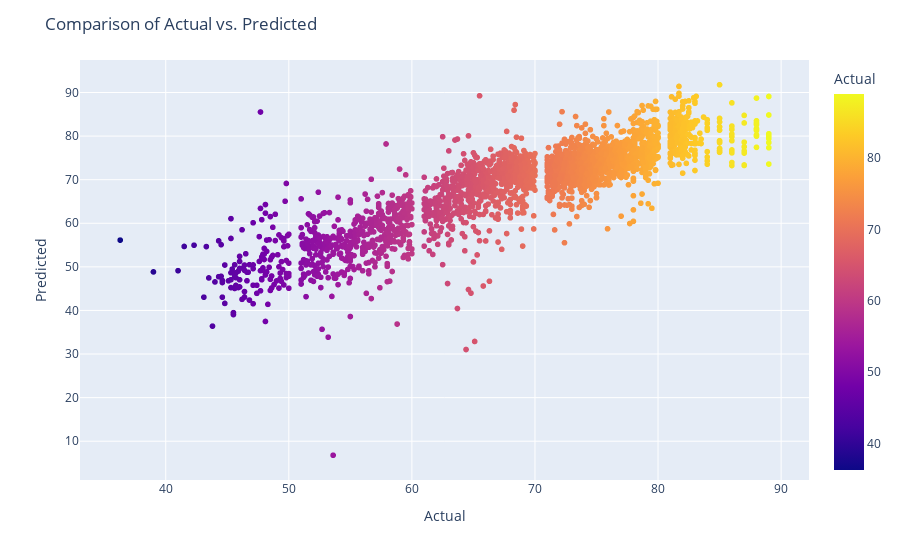

Source (notebook cell):
### Code cell
comparison_df = pd.DataFrame({'Actual': y, 'Predicted': y_pred})

fig = px.scatter(comparison_df, x='Actual', y='Predicted', color='Actual')
fig.update_layout(
    title='Comparison of Actual vs. Predicted',
    xaxis_title='Actual',
    yaxis_title='Predicted'
)
fig.show()

### Figure 1 — Plotly figure (JSON) as saved in the notebook; plotly's stock layout.template omitted (floating-point values rounded to 4 significant figures; data arrays with more than 128 entries replaced by an {"elided": "..."} marker saying what was removed)
{"data": [{"hovertemplate": "Actual=%{marker.color}<br>Predicted=%{y}<extra></extra>", "legendgroup": "", "marker": {"color": {"elided": "2848 float values"}, "coloraxis": "coloraxis", "symbol": "circle"}, "mode": "markers", "name": "", "showlegend": false, "x": {"elided": "2848 float values"}, "xaxis": "x", "y": {"elided": "2848 float values"}, "yaxis": "y", "type": "scattergl"}], "layout": {"xaxis": {"anchor": "y", "domain": [0, 1], "title": {"text": "Actual"}, "type": "linear", "range": [33.09, 92.21], "autorange": true}, "yaxis": {"anchor": "x", "domain": [0, 1], "title": {"text": "Predicted"}, "type": "linear", "range": [0.7567, 97.8], "autorange": true}, "coloraxis": {"colorbar": {"title": {"text": "Actual"}}, "colorscale": [[0, "#0d0887"], [0.1111, "#46039f"], [0.2222, "#7201a8"], [0.3333, "#9c179e"], [0.4444, "#bd3786"], [0.5556, "#d8576b"], [0.6667, "#ed7953"], [0.7778, "#fb9f3a"], [0.8889, "#fdca26"], [1, "#f0f921"]]}, "legend": {"tracegroupgap": 0}, "margin": {"t": 60}, "title": {"text": "Comparison of Actual vs. Predicted"}, "autosize": true}}
